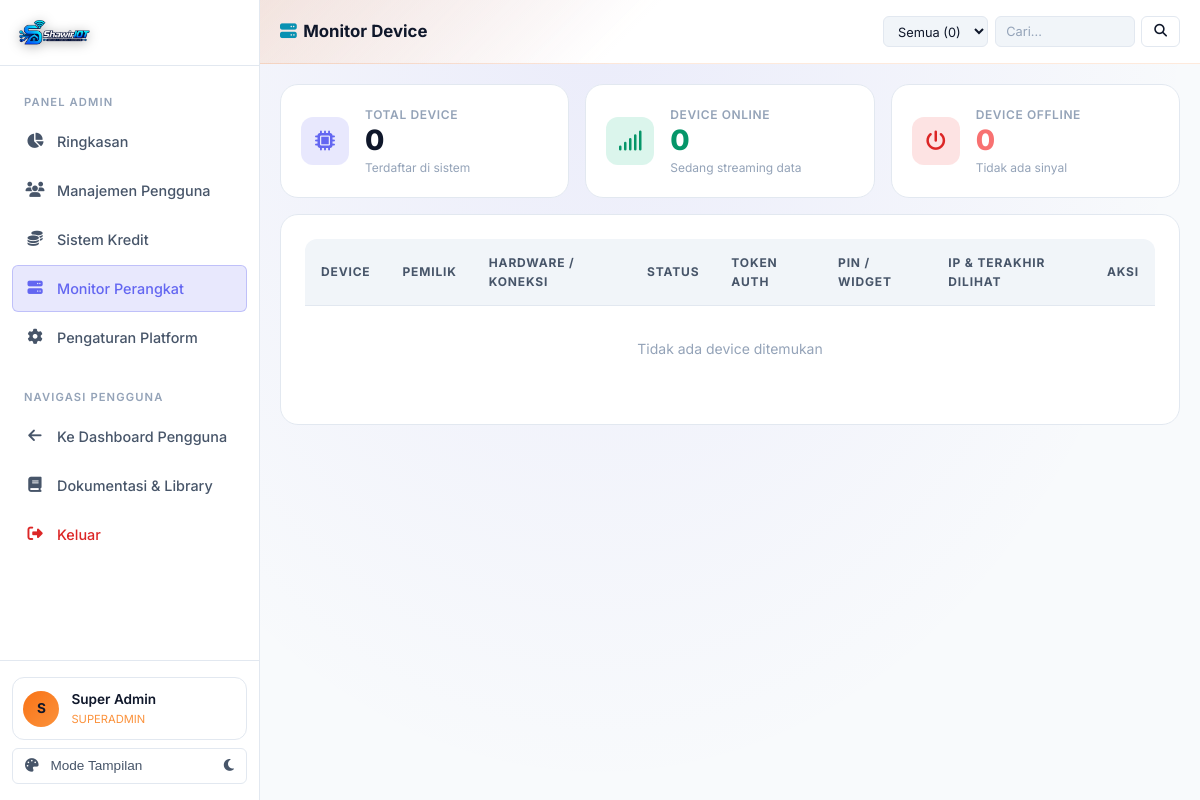
Screenshot of /admin/devices.php (signed in) with the database file from the repository.
### tables this page shows
CREATE TABLE IF NOT EXISTS `users` (
  `id` INT UNSIGNED AUTO_INCREMENT PRIMARY KEY,
  `name` VARCHAR(100) NOT NULL,
  `email` VARCHAR(150) NOT NULL UNIQUE,
  `password` VARCHAR(255) NOT NULL,
  `avatar` VARCHAR(255) DEFAULT NULL,
  `role` ENUM('user','admin','superadmin') DEFAULT 'user',
  `plan_id` INT UNSIGNED DEFAULT 1,
  `credits` INT UNSIGNED DEFAULT 0,
  `is_active` TINYINT(1) DEFAULT 1,
  `email_verified_at` TIMESTAMP NULL DEFAULT NULL,
  `remember_token` VARCHAR(100) DEFAULT NULL,
  `last_login_at` TIMESTAMP NULL DEFAULT NULL,
  `last_login_ip` VARCHAR(45) DEFAULT NULL,
  `created_at` TIMESTAMP DEFAULT CURRENT_TIMESTAMP,
  `updated_at` TIMESTAMP DEFAULT CURRENT_TIMESTAMP ON UPDATE CURRENT_TIMESTAMP,
  FOREIGN KEY (`plan_id`) REFERENCES `plans`(`id`) ON UPDATE CASCADE
);

### includes/db.php (called while the page is built, shortened)
<?php
class DB {
    private static ?PDO $instance = null;
    public static function getInstance(): PDO {
        if (self::$instance === null) {
            try {
                $dsn = "mysql:host=" . DB_HOST . ";port=" . DB_PORT . ";dbname=" . DB_NAME . ";charset=" . DB_CHARSET;
                self::$instance = new PDO($dsn, DB_USER, DB_PASS, [
                    PDO::ATTR_ERRMODE            => PDO::ERRMODE_EXCEPTION,
                    PDO::ATTR_DEFAULT_FETCH_MODE => PDO::FETCH_ASSOC,
                    PDO::ATTR_EMULATE_PREPARES   => false,
                    PDO::MYSQL_ATTR_INIT_COMMAND => "SET NAMES utf8mb4 COLLATE utf8mb4_unicode_ci"
                ]);
            } catch (PDOException $e) {
                http_response_code(500);
                error_log('Database connection failed: ' . $e->getMessage());
                die(json_encode([
                    'success' => false,
                    'message' => 'Koneksi database gagal. Periksa konfigurasi di includes/config.php.',
                    'error_detail' => $e->getMessage()
                ], JSON_UNESCAPED_UNICODE));
            }
        }
        return self::$instance;
    }
    public static function query(string $sql, array $params = []): PDOStatement {
        $stmt = self::getInstance()->prepare($sql);
        $stmt->execute($params);
        return $stmt;
    }
    public static function row(string $sql, array $params = []): ?array {
        $result = self::query($sql, $params)->fetch();
        return $result ?: null;
    }
    public static function value(string $sql, array $params = []): mixed {
        $result = self::query($sql, $params)->fetchColumn();
        return $result;
    }
    public static function count(string $table, string $where = '1=1', array $params = []): int {
        return (int) self::value("SELECT COUNT(*) FROM `{$table}` WHERE {$where}", $params);
    }
}

### includes/functions.php (called while the page is built, shortened)
<?php
require_once __DIR__ . '/db.php';
function sanitize(string $input): string {
    return htmlspecialchars(strip_tags(trim($input)), ENT_QUOTES, 'UTF-8');
}
function getSetting(string $key, string $default = ''): string {
    $val = DB::value("SELECT value FROM platform_settings WHERE `key` = ?", [$key]);
    return $val !== false ? $val : $default;
}

### includes/auth.php (called while the page is built, shortened)
<?php
require_once __DIR__ . '/functions.php';
function isLoggedIn(): bool {
    return !empty($_SESSION['user_id']);
}
function currentUser(): ?array {
    static $user = null;
    if ($user === null) {
        $user = DB::row(
            "SELECT u.*, p.name as plan_name, p.max_devices, p.max_widgets_per_device, p.history_days
             FROM users u JOIN plans p ON u.plan_id = p.id WHERE u.id = ? AND u.is_active = 1",
            [$_SESSION['user_id']]
        );
    }
    return $user;
}

### admin/devices.php (the view, shortened to what this page needs)
<?php
require_once __DIR__ . '/../includes/auth.php';
$admin = currentUser();
$search = sanitize($_GET['q'] ?? '');
$page   = max(1, (int)($_GET['page'] ?? 1));
$limit  = 20;
$offset = ($page - 1) * $limit;
$where = "d.is_active = 1";
$params = [];
$devices = DB::rows(
    "SELECT d.*, u.name as owner_name, u.email as owner_email,
     (SELECT COUNT(*) FROM virtual_pins WHERE device_id = d.id) as pin_count,
     (SELECT COUNT(*) FROM widgets w JOIN dashboards db ON w.dashboard_id = db.id WHERE db.device_id = d.id) as widget_count
     FROM devices d
     JOIN users u ON d.user_id = u.id
     WHERE {$where}
     ORDER BY d.is_online DESC, d.last_seen DESC
     LIMIT {$limit} OFFSET {$offset}",
    $params
);
$onlineCount  = DB::count('devices', 'is_active = 1 AND is_online = 1');
$offlineCount = DB::count('devices', 'is_active = 1 AND is_online = 0');
?>
<!DOCTYPE html>
<html lang="id">
<head>
  <link rel="stylesheet" href="../assets/css/style.css">
  <link rel="stylesheet" href="../assets/css/dashboard.css">
  <link rel="stylesheet" href="../assets/css/admin.css">
  <link rel="stylesheet" href="https://cdnjs.cloudflare.com/ajax/libs/font-awesome/6.5.0/css/all.min.css">
</head>
<body class="admin-layout">
<div class="app-layout">
  <?php include __DIR__ . '/sidebar.php'; ?>
  <div class="main-content">
    <header class="topbar admin-topbar">
      <div class="topbar-left">
        <h1 class="topbar-title"><i class="fas fa-server" style="color:var(--secondary);margin-right:0.4rem"></i>Monitor Device</h1>
      </div>
      <div class="topbar-actions">
        <form method="GET" action="" style="display:flex;gap:0.4rem;flex-wrap:wrap">
          <select name="status" class="form-control" style="font-size:0.8rem;padding:0.35rem 0.65rem;width:auto" onchange="this.form.submit()">
            <option value="">Semua (<?= $onlineCount + $offlineCount ?>)</option>
          </select>
          <input type="text" name="q" class="form-control" style="width:140px;padding:0.35rem 0.65rem;font-size:0.8rem"
            placeholder="Cari..." value="<?= sanitize($search) ?>">
          <button type="submit" class="btn btn-secondary btn-sm"><i class="fas fa-search"></i></button>
        </form>
      </div>
    </header>
    <main class="page-content">
      <div class="stat-grid mb-2">
        <div class="stat-card">
          <div class="stat-icon purple"><i class="fas fa-microchip"></i></div>
          <div class="stat-info">
            <div class="label">Total Device</div>
            <div class="value"><?= $onlineCount + $offlineCount ?></div>
            <div class="sub">Terdaftar di sistem</div>
          </div>
        </div>
        <div class="stat-card">
          <div class="stat-icon green"><i class="fas fa-signal"></i></div>
          <div class="stat-info">
            <div class="label">Device Online</div>
            <div class="value" style="color:var(--success)"><?= $onlineCount ?></div>
            <div class="sub">Sedang streaming data</div>
          </div>
        </div>
        <div class="stat-card">
          <div class="stat-icon red"><i class="fas fa-power-off"></i></div>
          <div class="stat-info">
            <div class="label">Device Offline</div>
            <div class="value" style="color:#f87171"><?= $offlineCount ?></div>
            <div class="sub">Tidak ada sinyal</div>
          </div>
        </div>
      </div>
      <div class="card">
        <div class="table-wrap">
          <table>
            <thead>
              <tr>
                <th>Device</th>
                <th>Pemilik</th>
                <th>Hardware / Koneksi</th>
                <th>Status</th>
                <th>Token Auth</th>
                <th>Pin / Widget</th>
                <th>IP & Terakhir Dilihat</th>
                <th>Aksi</th>
              </tr>
            </thead>
            <tbody>
              <?php if (empty($devices)): ?>
                <tr>
                  <td colspan="8" style="text-align:center;color:var(--text-muted);padding:2rem">Tidak ada device ditemukan</td>
                </tr>
              <?php endif; ?>
            </tbody>
          </table>
        </div>
      </div>
    </main>
  </div>
</div>
</body>
</html>

### admin/sidebar.php (shortened to what this page needs)
<?php
$currentPage = basename($_SERVER['PHP_SELF']);
$admin_s = currentUser();
$platformName = getSetting('platform_name', 'ShawirIOT');
function adminNavItem(string $href, string $icon, string $label, string $current, string $page): string {
    $active = ($current === $page) ? ' active' : '';
    return "<a href=\"{$href}\" class=\"nav-item{$active}\">
      <span class=\"nav-icon\"><i class=\"fas fa-{$icon}\"></i></span>
      <span>{$label}</span>
    </a>";
}
?>
<aside class="sidebar" id="sidebar">
  <div class="sidebar-logo">
    <a href="index.php" class="logo-brand-link">
      <img src="../assets/img/logo.png" alt="<?= $platformName ?>" class="sidebar-logo-img">
    </a>
  </div>
  <nav class="sidebar-nav">
    <div class="nav-section-label">Panel Admin</div>
    <?= adminNavItem('index.php', 'chart-pie', 'Ringkasan', $currentPage, 'index.php') ?>
    <?= adminNavItem('users.php', 'users', 'Manajemen Pengguna', $currentPage, 'users.php') ?>
    <?= adminNavItem('credits.php', 'coins', 'Sistem Kredit', $currentPage, 'credits.php') ?>
    <?= adminNavItem('devices.php', 'server', 'Monitor Perangkat', $currentPage, 'devices.php') ?>
    <?= adminNavItem('settings.php', 'cog', 'Pengaturan Platform', $currentPage, 'settings.php') ?>
    <div class="nav-section-label" style="margin-top:1rem">Navigasi Pengguna</div>
    <a href="../dashboard.php" class="nav-item">
      <span class="nav-icon"><i class="fas fa-arrow-left"></i></span>
      <span>Ke Dashboard Pengguna</span>
    </a>
    <a href="https://github.com/Shawir1312/IOT-LIBLARY" target="_blank" rel="noopener" class="nav-item">
      <span class="nav-icon"><i class="fas fa-book"></i></span>
      <span>Dokumentasi & Library</span>
    </a>
    <a href="../logout.php" class="nav-item" style="color:var(--danger)">
      <span class="nav-icon"><i class="fas fa-sign-out-alt"></i></span>
      <span>Keluar</span>
    </a>
  </nav>
  <div class="sidebar-footer">
    <div class="user-card">
      <div class="user-avatar" style="background:linear-gradient(135deg, #f97316 0%, #fb923c 100%)">
        <?= strtoupper(substr($admin_s['name'] ?? 'A', 0, 1)) ?>
      </div>
      <div class="user-info">
        <div class="name"><?= sanitize($admin_s['name'] ?? 'Admin') ?></div>
        <div class="role" style="color:#fb923c"><?= strtoupper($admin_s['role'] ?? 'ADMIN') ?></div>
      </div>
    </div>
    <button type="button" class="sidebar-theme-item w-100" onclick="toggleTheme()" title="Ubah Tema">
      <span><i class="fas fa-palette" style="margin-right:0.5rem"></i> Mode Tampilan</span>
      <i class="fas fa-moon theme-toggle-icon"></i>
    </button>
  </div>
</aside>

### assets/css/admin.css (style rules this page uses)
.admin-layout { --primary: #f97316; --primary-dark: #ea580c; --primary-light: #fb923c; }
.admin-topbar { background: linear-gradient(135deg, rgba(249,115,22,0.12) 0%, var(--bg-surface) 40%); border-bottom: 1px solid rgba(249,115,22,0.15); }

### rows the page displays
users: name "S", name "Super Admin", role "SUPERADMIN"

### other values shown
$label "Ringkasan Manajemen Pengguna Sistem Kredit Monitor Perangkat Pengaturan Platform"
$onlineCount + $offlineCount "0"
$onlineCount "0"
$offlineCount "0"
